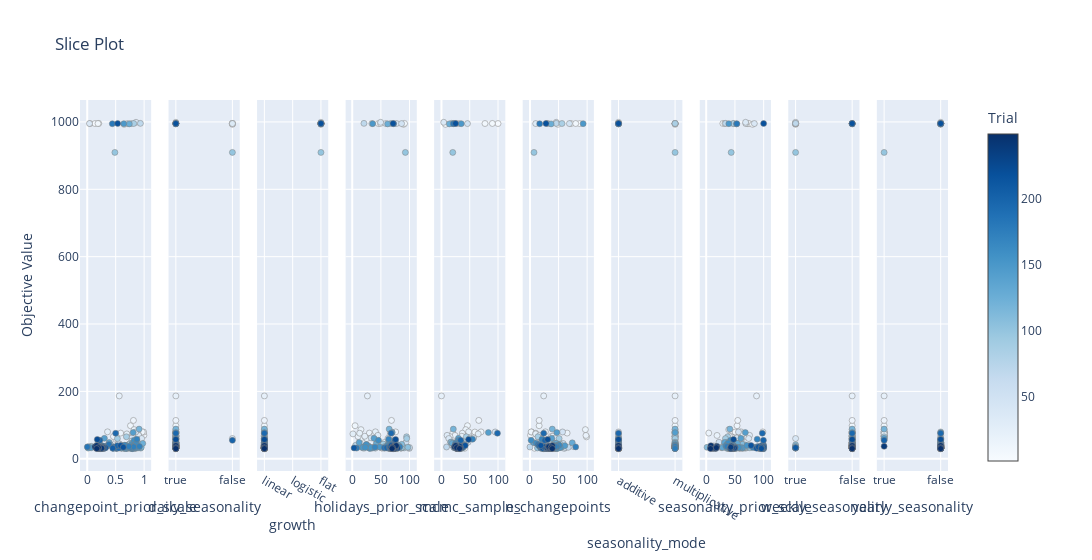

The code cell stored with this chart in its notebook:
### Code cell
plot_slice(study)

### Figure 1 — Plotly figure (JSON) as saved in the notebook; plotly's stock layout.template omitted (floating-point values rounded to 4 significant figures; data arrays with more than 128 entries replaced by an {"elided": "..."} marker saying what was removed)
{"data": [{"marker": {"color": {"elided": "225 int values"}, "colorbar": {"title": {"text": "Trial"}, "x": 1, "xpad": 40}, "colorscale": [[0, "rgb(247,251,255)"], [0.125, "rgb(222,235,247)"], [0.25, "rgb(198,219,239)"], [0.375, "rgb(158,202,225)"], [0.5, "rgb(107,174,214)"], [0.625, "rgb(66,146,198)"], [0.75, "rgb(33,113,181)"], [0.875, "rgb(8,81,156)"], [1, "rgb(8,48,107)"]], "line": {"color": "Grey", "width": 0.5}, "showscale": true}, "mode": "markers", "name": "Feasible Trial", "showlegend": false, "type": "scatter", "x": {"elided": "225 float values"}, "xaxis": "x", "y": {"elided": "225 float values"}, "yaxis": "y"}, {"marker": {"color": {"elided": "225 int values"}, "colorbar": {"title": {"text": "Trial"}, "x": 1, "xpad": 40}, "colorscale": [[0, "rgb(247,251,255)"], [0.125, "rgb(222,235,247)"], [0.25, "rgb(198,219,239)"], [0.375, "rgb(158,202,225)"], [0.5, "rgb(107,174,214)"], [0.625, "rgb(66,146,198)"], [0.75, "rgb(33,113,181)"], [0.875, "rgb(8,81,156)"], [1, "rgb(8,48,107)"]], "line": {"color": "Grey", "width": 0.5}, "showscale": false}, "mode": "markers", "name": "Feasible Trial", "showlegend": false, "type": "scatter", "x": {"elided": "225 bool values"}, "xaxis": "x2", "y": {"elided": "225 float values"}, "yaxis": "y2"}, {"marker": {"color": {"elided": "225 int values"}, "colorbar": {"title": {"text": "Trial"}, "x": 1, "xpad": 40}, "colorscale": [[0, "rgb(247,251,255)"], [0.125, "rgb(222,235,247)"], [0.25, "rgb(198,219,239)"], [0.375, "rgb(158,202,225)"], [0.5, "rgb(107,174,214)"], [0.625, "rgb(66,146,198)"], [0.75, "rgb(33,113,181)"], [0.875, "rgb(8,81,156)"], [1, "rgb(8,48,107)"]], "line": {"color": "Grey", "width": 0.5}, "showscale": false}, "mode": "markers", "name": "Feasible Trial", "showlegend": false, "type": "scatter", "x": {"elided": "225 str values"}, "xaxis": "x3", "y": {"elided": "225 float values"}, "yaxis": "y3"}, {"marker": {"color": {"elided": "225 int values"}, "colorbar": {"title": {"text": "Trial"}, "x": 1, "xpad": 40}, "colorscale": [[0, "rgb(247,251,255)"], [0.125, "rgb(222,235,247)"], [0.25, "rgb(198,219,239)"], [0.375, "rgb(158,202,225)"], [0.5, "rgb(107,174,214)"], [0.625, "rgb(66,146,198)"], [0.75, "rgb(33,113,181)"], [0.875, "rgb(8,81,156)"], [1, "rgb(8,48,107)"]], "line": {"color": "Grey", "width": 0.5}, "showscale": false}, "mode": "markers", "name": "Feasible Trial", "showlegend": false, "type": "scatter", "x": {"elided": "225 float values"}, "xaxis": "x4", "y": {"elided": "225 float values"}, "yaxis": "y4"}, {"marker": {"color": {"elided": "225 int values"}, "colorbar": {"title": {"text": "Trial"}, "x": 1, "xpad": 40}, "colorscale": [[0, "rgb(247,251,255)"], [0.125, "rgb(222,235,247)"], [0.25, "rgb(198,219,239)"], [0.375, "rgb(158,202,225)"], [0.5, "rgb(107,174,214)"], [0.625, "rgb(66,146,198)"], [0.75, "rgb(33,113,181)"], [0.875, "rgb(8,81,156)"], [1, "rgb(8,48,107)"]], "line": {"color": "Grey", "width": 0.5}, "showscale": false}, "mode": "markers", "name": "Feasible Trial", "showlegend": false, "type": "scatter", "x": {"elided": "225 int values"}, "xaxis": "x5", "y": {"elided": "225 float values"}, "yaxis": "y5"}, {"marker": {"color": {"elided": "225 int values"}, "colorbar": {"title": {"text": "Trial"}, "x": 1, "xpad": 40}, "colorscale": [[0, "rgb(247,251,255)"], [0.125, "rgb(222,235,247)"], [0.25, "rgb(198,219,239)"], [0.375, "rgb(158,202,225)"], [0.5, "rgb(107,174,214)"], [0.625, "rgb(66,146,198)"], [0.75, "rgb(33,113,181)"], [0.875, "rgb(8,81,156)"], [1, "rgb(8,48,107)"]], "line": {"color": "Grey", "width": 0.5}, "showscale": false}, "mode": "markers", "name": "Feasible Trial", "showlegend": false, "type": "scatter", "x": {"elided": "225 int values"}, "xaxis": "x6", "y": {"elided": "225 float values"}, "yaxis": "y6"}, {"marker": {"color": {"elided": "225 int values"}, "colorbar": {"title": {"text": "Trial"}, "x": 1, "xpad": 40}, "colorscale": [[0, "rgb(247,251,255)"], [0.125, "rgb(222,235,247)"], [0.25, "rgb(198,219,239)"], [0.375, "rgb(158,202,225)"], [0.5, "rgb(107,174,214)"], [0.625, "rgb(66,146,198)"], [0.75, "rgb(33,113,181)"], [0.875, "rgb(8,81,156)"], [1, "rgb(8,48,107)"]], "line": {"color": "Grey", "width": 0.5}, "showscale": false}, "mode": "markers", "name": "Feasible Trial", "showlegend": false, "type": "scatter", "x": {"elided": "225 str values"}, "xaxis": "x7", "y": {"elided": "225 float values"}, "yaxis": "y7"}, {"marker": {"color": {"elided": "225 int values"}, "colorbar": {"title": {"text": "Trial"}, "x": 1, "xpad": 40}, "colorscale": [[0, "rgb(247,251,255)"], [0.125, "rgb(222,235,247)"], [0.25, "rgb(198,219,239)"], [0.375, "rgb(158,202,225)"], [0.5, "rgb(107,174,214)"], [0.625, "rgb(66,146,198)"], [0.75, "rgb(33,113,181)"], [0.875, "rgb(8,81,156)"], [1, "rgb(8,48,107)"]], "line": {"color": "Grey", "width": 0.5}, "showscale": false}, "mode": "markers", "name": "Feasible Trial", "showlegend": false, "type": "scatter", "x": {"elided": "225 float values"}, "xaxis": "x8", "y": {"elided": "225 float values"}, "yaxis": "y8"}, {"marker": {"color": {"elided": "225 int values"}, "colorbar": {"title": {"text": "Trial"}, "x": 1, "xpad": 40}, "colorscale": [[0, "rgb(247,251,255)"], [0.125, "rgb(222,235,247)"], [0.25, "rgb(198,219,239)"], [0.375, "rgb(158,202,225)"], [0.5, "rgb(107,174,214)"], [0.625, "rgb(66,146,198)"], [0.75, "rgb(33,113,181)"], [0.875, "rgb(8,81,156)"], [1, "rgb(8,48,107)"]], "line": {"color": "Grey", "width": 0.5}, "showscale": false}, "mode": "markers", "name": "Feasible Trial", "showlegend": false, "type": "scatter", "x": {"elided": "225 bool values"}, "xaxis": "x9", "y": {"elided": "225 float values"}, "yaxis": "y9"}, {"marker": {"color": {"elided": "225 int values"}, "colorbar": {"title": {"text": "Trial"}, "x": 1, "xpad": 40}, "colorscale": [[0, "rgb(247,251,255)"], [0.125, "rgb(222,235,247)"], [0.25, "rgb(198,219,239)"], [0.375, "rgb(158,202,225)"], [0.5, "rgb(107,174,214)"], [0.625, "rgb(66,146,198)"], [0.75, "rgb(33,113,181)"], [0.875, "rgb(8,81,156)"], [1, "rgb(8,48,107)"]], "line": {"color": "Grey", "width": 0.5}, "showscale": false}, "mode": "markers", "name": "Feasible Trial", "showlegend": false, "type": "scatter", "x": {"elided": "225 bool values"}, "xaxis": "x10", "y": {"elided": "225 float values"}, "yaxis": "y10"}], "layout": {"title": {"text": "Slice Plot"}, "width": 3000, "xaxis": {"anchor": "y", "domain": [0, 0.082], "title": {"text": "changepoint_prior_scale"}}, "xaxis10": {"anchor": "y10", "categoryarray": [true, false], "categoryorder": "array", "domain": [0.918, 1.0], "title": {"text": "yearly_seasonality"}, "type": "category"}, "xaxis2": {"anchor": "y2", "categoryarray": [true, false], "categoryorder": "array", "domain": [0.102, 0.184], "title": {"text": "daily_seasonality"}, "type": "category"}, "xaxis3": {"anchor": "y3", "categoryarray": ["linear", "logistic", "flat"], "categoryorder": "array", "domain": [0.204, 0.286], "title": {"text": "growth"}, "type": "category"}, "xaxis4": {"anchor": "y4", "domain": [0.306, 0.388], "title": {"text": "holidays_prior_scale"}}, "xaxis5": {"anchor": "y5", "domain": [0.408, 0.49], "title": {"text": "mcmc_samples"}}, "xaxis6": {"anchor": "y6", "domain": [0.51, 0.592], "title": {"text": "n_changepoints"}}, "xaxis7": {"anchor": "y7", "categoryarray": ["additive", "multiplicative"], "categoryorder": "array", "domain": [0.612, 0.694], "title": {"text": "seasonality_mode"}, "type": "category"}, "xaxis8": {"anchor": "y8", "domain": [0.714, 0.796], "title": {"text": "seasonality_prior_scale"}}, "xaxis9": {"anchor": "y9", "categoryarray": [true, false], "categoryorder": "array", "domain": [0.816, 0.898], "title": {"text": "weekly_seasonality"}, "type": "category"}, "yaxis": {"anchor": "x", "domain": [0, 1], "title": {"text": "Objective Value"}}, "yaxis10": {"anchor": "x10", "domain": [0, 1], "matches": "y", "showticklabels": false}, "yaxis2": {"anchor": "x2", "domain": [0, 1], "matches": "y", "showticklabels": false}, "yaxis3": {"anchor": "x3", "domain": [0, 1], "matches": "y", "showticklabels": false}, "yaxis4": {"anchor": "x4", "domain": [0, 1], "matches": "y", "showticklabels": false}, "yaxis5": {"anchor": "x5", "domain": [0, 1], "matches": "y", "showticklabels": false}, "yaxis6": {"anchor": "x6", "domain": [0, 1], "matches": "y", "showticklabels": false}, "yaxis7": {"anchor": "x7", "domain": [0, 1], "matches": "y", "showticklabels": false}, "yaxis8": {"anchor": "x8", "domain": [0, 1], "matches": "y", "showticklabels": false}, "yaxis9": {"anchor": "x9", "domain": [0, 1], "matches": "y", "showticklabels": false}}}
